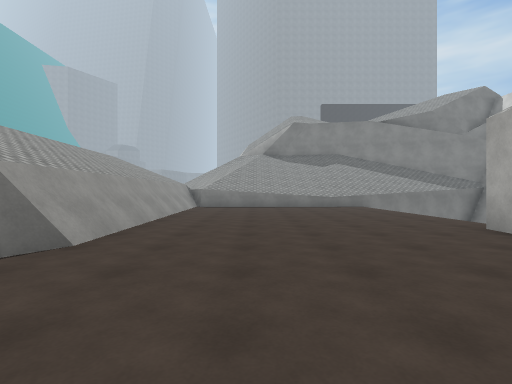
View 1 (above)

24 first-person views from a walk through a Unity game level. The camera is 1.3 m above the floor, looks level and sees 85° across. The floor is counted in squares, 2 m on a side. Each view is taken from the middle of a square. On the plan, view 1 faces up. The plan holds only what a view shows up to about 9 squares ahead; the rest is blank. The place goes on beyond the plan. The player is left out. Some surface patterns are stand-ins.

View 2
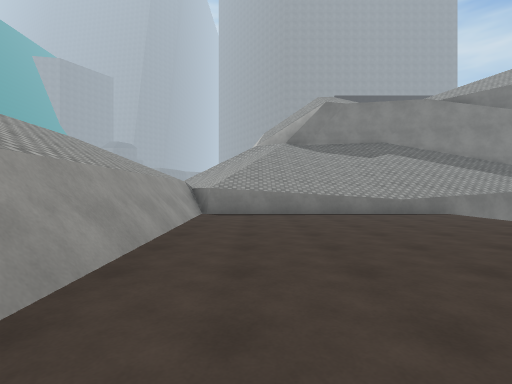

View 3
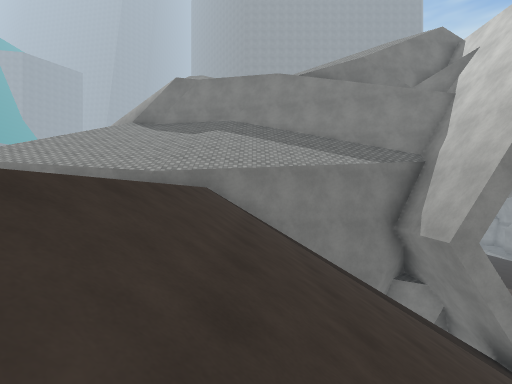

View 4
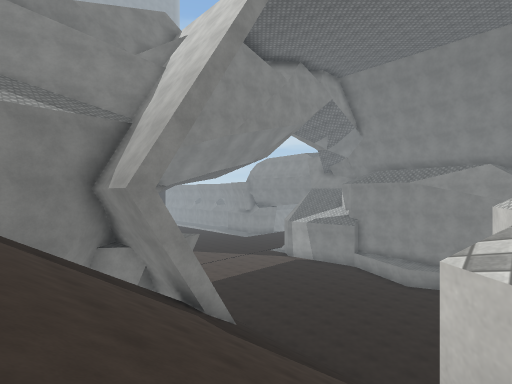

View 5
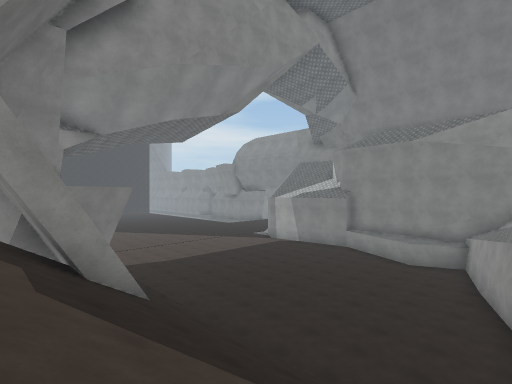

View 6
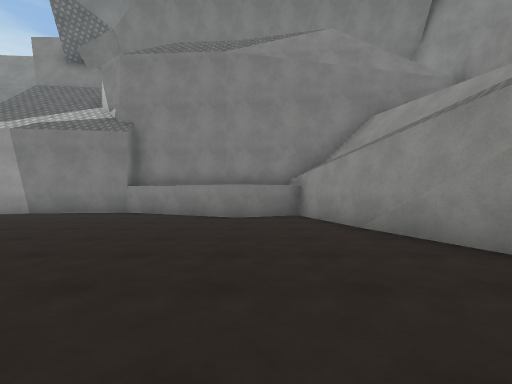

View 7
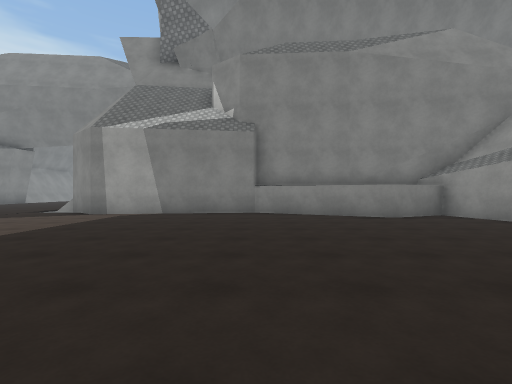

View 8
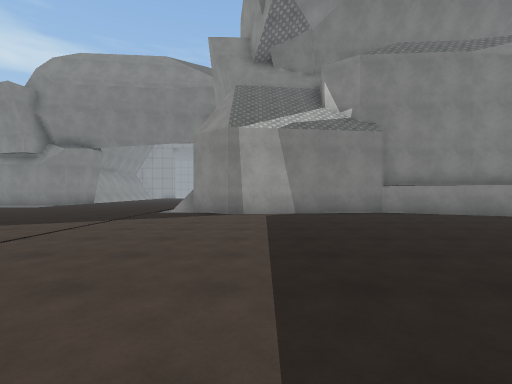

View 9
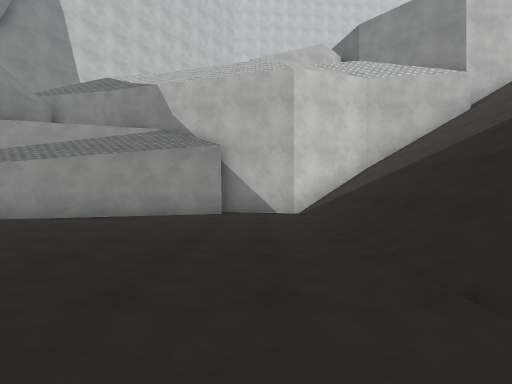

View 10
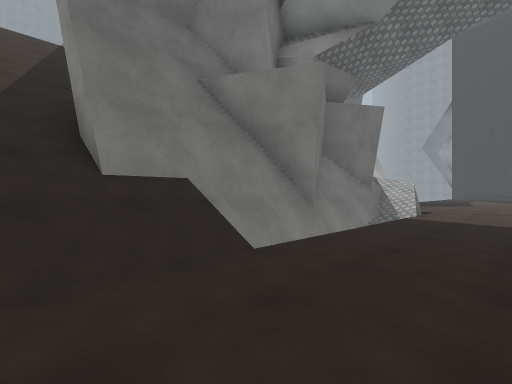

View 11
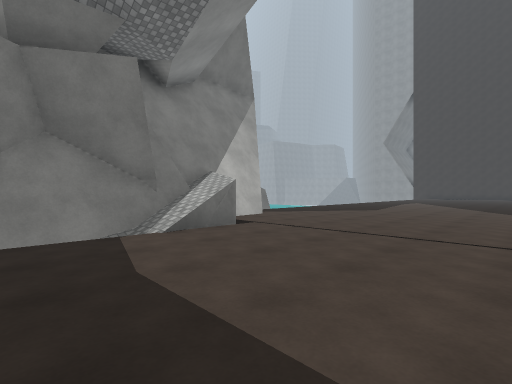

View 12
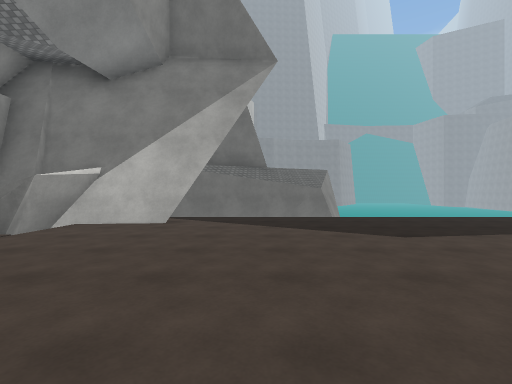

View 13
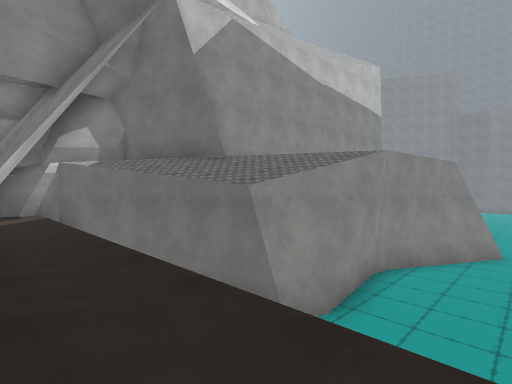

View 14
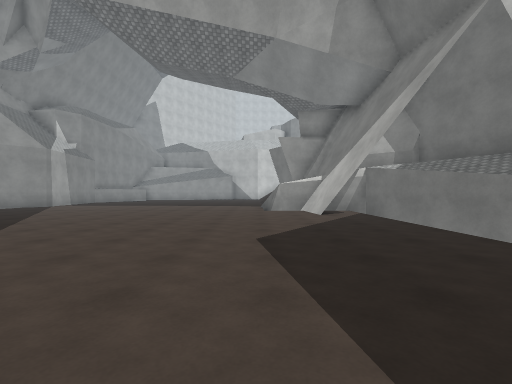

View 15
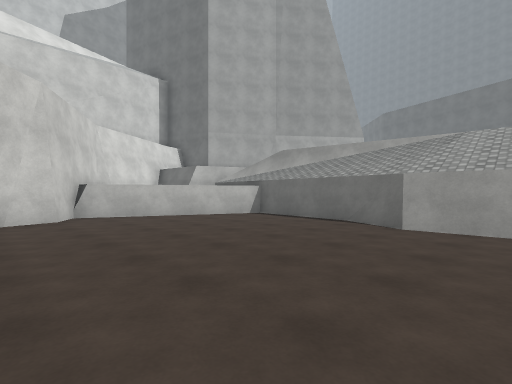

View 16
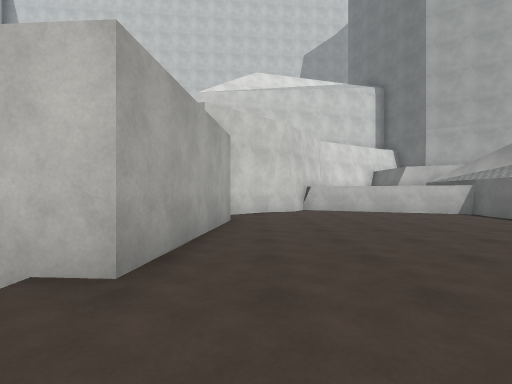

View 17
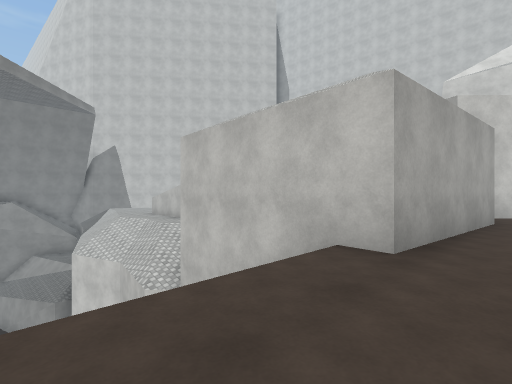

View 18
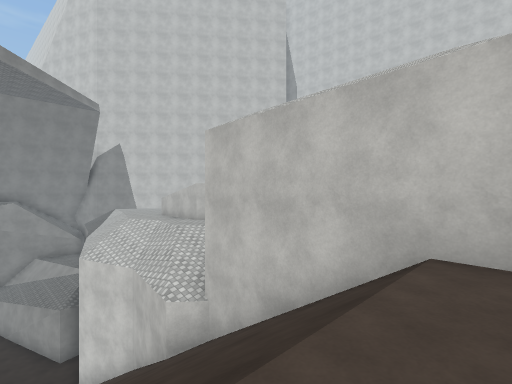

View 19
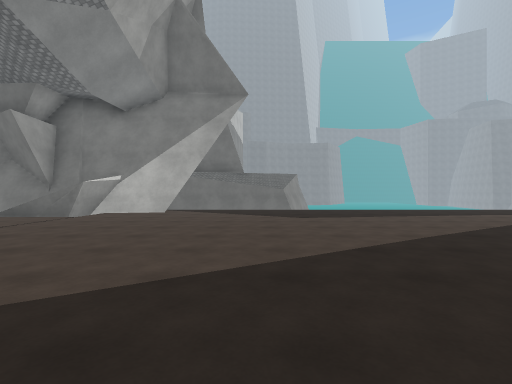

View 20
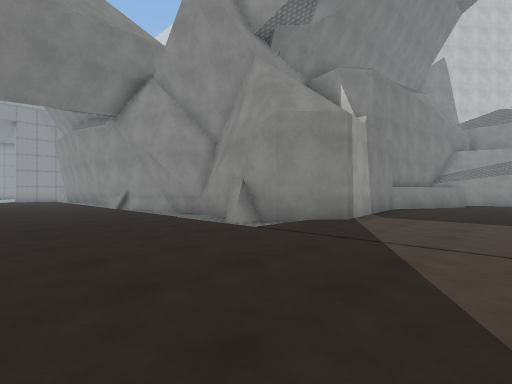

View 21
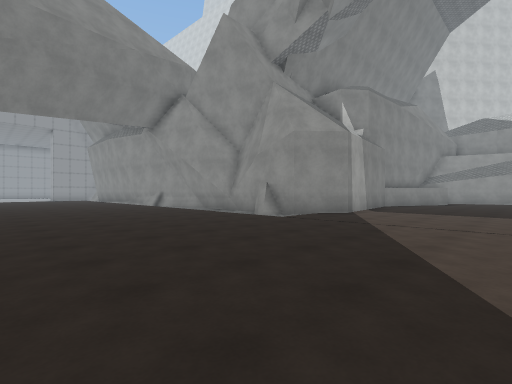

View 22
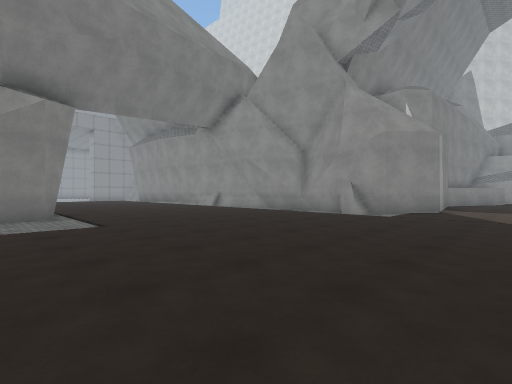

View 23
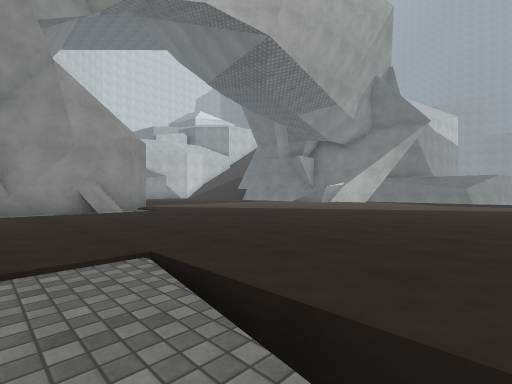

View 24
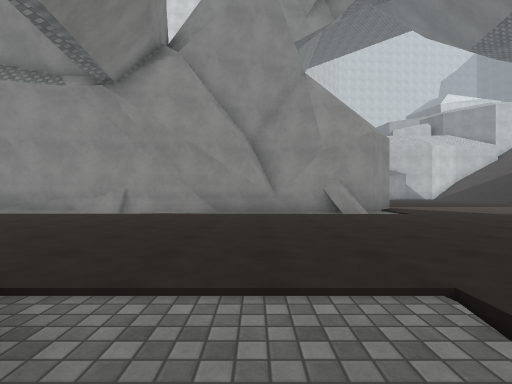

### Floor plan
Key: @ floor where view 1 was taken; # wall or solid block; . main floor; : floor 12 m higher than the main floor; / step, stairs or slope; = window, fence, low wall or low ledge; ^ raised ledge; v drop or lower ground.
Columns run from 4 left of view 1 to 36 right of it. Each row starts with its distance up from view 1.
 30        vvvvvvv  ......
 29      vvvvvvvvv  ....... ........v.
 28       ##vvvvvv  ................v..#
 27        #######v ...................#
 26              #v .....................
 25              ## .....................
 24               # ......................
 23               #v.......................
 22               ##.#......................
 21                #.#......................
 20                ###/................./####
 19                 ##/..........#########
 18                  #//.........#
 17                  ##..........#
 16                  ##..........#
 15                # ##..........#
 14              ######..........#
 13  #############vv##v..........#
 12  #:::::::///////##/..........#
 11  #:::::::///////##/.........##
 10  #::::::://////////.........#
  9  #::::::://////////.........#
  8  #::::::://////////.........#
  7  #::::::://////////......####
  6  #::::::://////////...####
  5  #::::::##///=#########
  4  #::::::######
  3  #::::::#
  2  #::::::#
  1 ##::::::#
  0 #:::@:::#
 -1 #:::::::#
 -2 ###^::###
 -3    ^^##
 -4      #

Positions as (right, up) in squares from view 1, and headings:
1: (0, 0), facing up
2: (-1, 4), facing up
3: (6, 5), facing up
4: (8, 5), facing up-right
5: (11, 6), facing up-right
6: (16, 9), facing right
7: (16, 13), facing right
8: (16, 17), facing right
9: (16, 14), facing down
10: (17, 10), facing up-left
11: (19, 16), facing up-left
12: (19, 24), facing left
13: (13, 30), facing down-left
14: (15, 30), facing down
15: (3, 5), facing down-left
16: (3, 7), facing down
17: (3, 8), facing down-right
18: (4, 8), facing down-right
19: (22, 25), facing left
20: (21, 24), facing down-right
21: (20, 26), facing down-right
22: (22, 28), facing down-right
23: (29, 29), facing down-left
24: (29, 28), facing down
